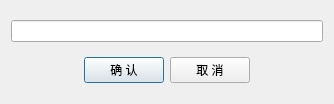
<?xml version="1.0" encoding="UTF-8"?>
<ui version="4.0">
 <class>DialogGetName</class>
 <widget class="QDialog" name="DialogGetName">
  <property name="geometry">
   <rect>
    <x>0</x>
    <y>0</y>
    <width>334</width>
    <height>104</height>
   </rect>
  </property>
  <property name="windowTitle">
   <string>请输入新文件名</string>
  </property>
  <layout class="QVBoxLayout" name="verticalLayout">
   <item>
    <widget class="QLineEdit" name="lineEditNewName">
     <property name="frame">
      <bool>true</bool>
     </property>
     <property name="clearButtonEnabled">
      <bool>false</bool>
     </property>
    </widget>
   </item>
   <item>
    <layout class="QHBoxLayout" name="horizontalLayout">
     <item>
      <spacer name="horizontalSpacer">
       <property name="orientation">
        <enum>Qt::Horizontal</enum>
       </property>
       <property name="sizeHint" stdset="0">
        <size>
         <width>40</width>
         <height>20</height>
        </size>
       </property>
      </spacer>
     </item>
     <item>
      <widget class="QPushButton" name="pushButtonConfirm">
       <property name="text">
        <string>确 认</string>
       </property>
      </widget>
     </item>
     <item>
      <widget class="QPushButton" name="pushButtonCancel">
       <property name="text">
        <string>取 消</string>
       </property>
      </widget>
     </item>
     <item>
      <spacer name="horizontalSpacer_2">
       <property name="orientation">
        <enum>Qt::Horizontal</enum>
       </property>
       <property name="sizeHint" stdset="0">
        <size>
         <width>40</width>
         <height>20</height>
        </size>
       </property>
      </spacer>
     </item>
    </layout>
   </item>
  </layout>
 </widget>
 <layoutdefault spacing="6" margin="11"/>
 <resources/>
 <connections/>
</ui>
